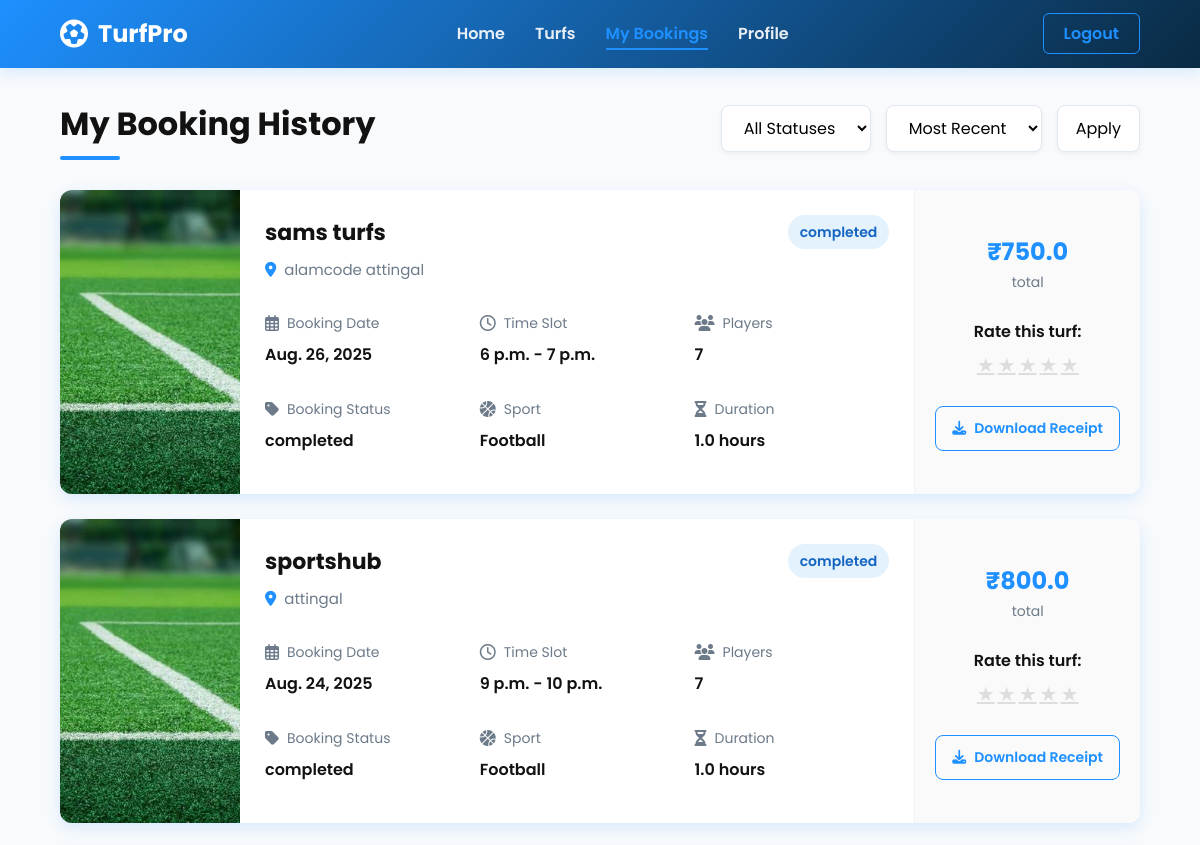
/player_booking/ (signed in, upper part), run on an earlier commit of the app's database.
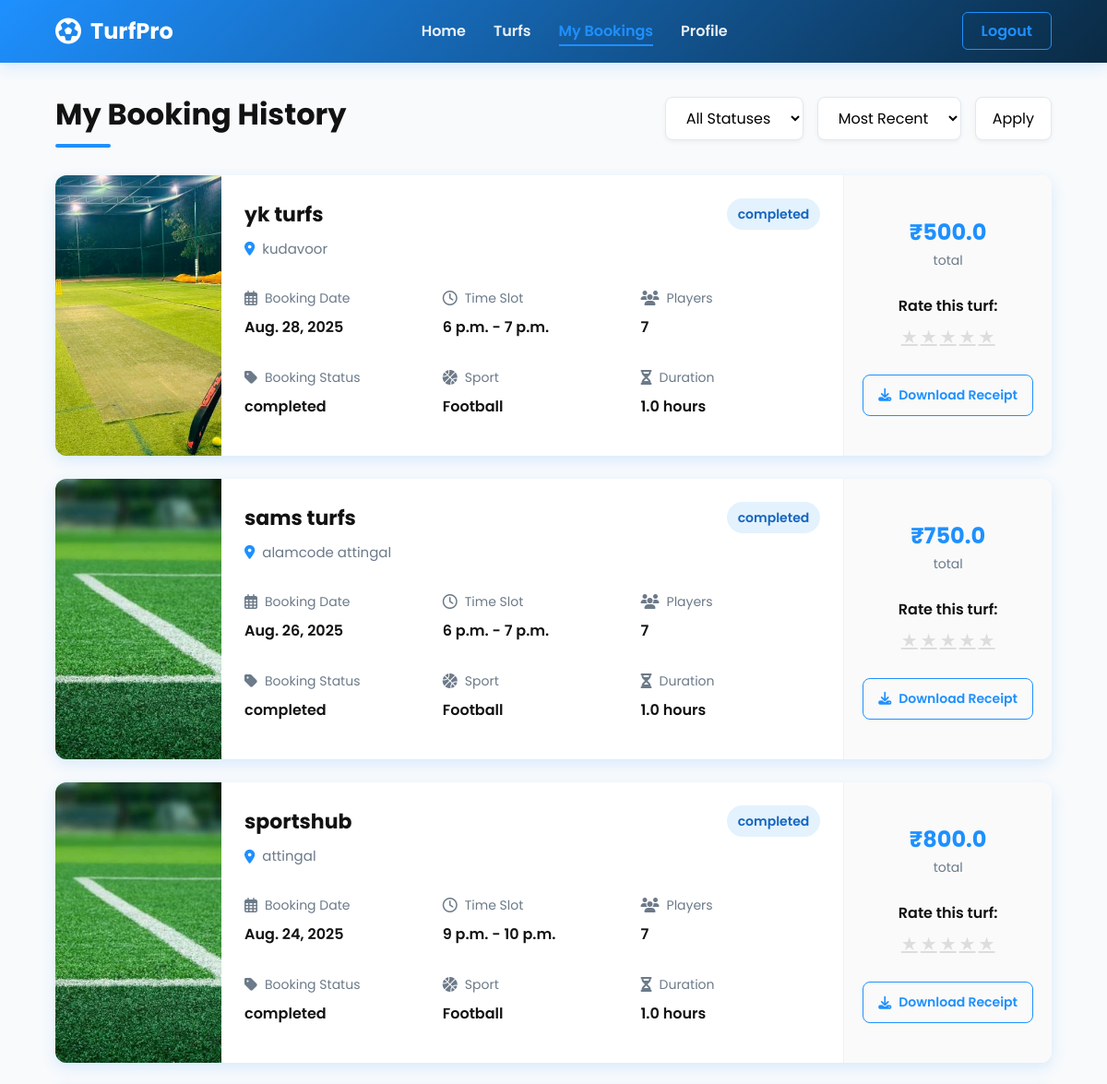
And on a later commit of the database.
### Turfapp/models.py (models this page shows, shortened)
class Booking(models.Model):
    user = models.ForeignKey(CustomUser, on_delete=models.CASCADE, related_name='bookings')
    turf = models.ForeignKey(Turf_details, on_delete=models.CASCADE, related_name='bookings')
    date = models.DateField()
    start_time = models.TimeField()
    end_time = models.TimeField()
    STATUS_CHOICES =[('pending','pending'),('confirmed','confirmed'),('incomplete', 'Incomplete'),('completed','completed')]
    status = models.CharField(choices=STATUS_CHOICES,default='pending',max_length=15)
    created_at = models.DateTimeField(auto_now_add=True)
    def update_status(self):
        from datetime import datetime
        now = datetime.now()
        booking_datetime = datetime.combine(self.date, self.end_time)
        if booking_datetime <= now  :
            if self.status == 'confirmed':
                self.status = 'completed'
            elif self.status == 'pending':
                self.status = 'incomplete'
            self.save()
    @property
    def duration_hours(self):
        from datetime import datetime, timedelta
        start = datetime.combine(self.date, self.start_time)
        end = datetime.combine(self.date, self.end_time)
        duration = end - start
        return max(duration.total_seconds() / 3600, 0)
    @property
    def total_price(self):
        return self.duration_hours * float(self.turf.price)

class Turf_details(models.Model):
    owner = models.ForeignKey(CustomUser, on_delete=models.CASCADE, related_name='turf')
    name = models.CharField(max_length=20)
    location = models.CharField(max_length=50)
    price = models.CharField(max_length=5)
    opening_time = models.TimeField(null=True, blank=True)
    closing_time = models.TimeField(null=True, blank=True)
    sport_types = models.ManyToManyField(SportType, related_name='turf')
    image = models.ImageField(upload_to='turf_images/', null=True, blank=True)
    length = models.FloatField(null=True, blank=True)
    width = models.FloatField(null=True, blank=True)
    has_floodlight = models.BooleanField(default=False)
    has_drinking_water = models.BooleanField(default=False)
    is_approved = models.BooleanField(default=False)
    PLAYER_CAPACITY_CHOICES = [
        ('5', "5's"),
        ('7', "7's"),
        ('11', "11's"),
    ]
    player_capacity = models.CharField(
        max_length=2,
        choices=PLAYER_CAPACITY_CHOICES,
        null=True,
        blank=True
    )
    DISTRICTS = [
    ("Thiruvananthapuram", "Thiruvananthapuram"),
    ("Kollam", "Kollam"),
    ("Pathanamthitta", "Pathanamthitta"),
    ("Alappuzha", "Alappuzha"),
    ("Kottayam", "Kottayam"),
    ("Idukki", "Idukki"),
    ("Ernakulam", "Ernakulam"),
    ("Thrissur", "Thrissur"),
    ("Palakkad", "Palakkad"),
    ("Malappuram", "Malappuram"),
    ("Kozhikode", "Kozhikode"),
    ("Wayanad", "Wayanad"),
    ("Kannur", "Kannur"),
    ("Kasaragod", "Kasaragod"),
    ]
    district = models.CharField(choices=DISTRICTS,null=True,max_length=20,blank=True)
    extra_features = models.TextField(
        null=True,
        blank=True,
        help_text="Any other features not listed above"
    )
    STATUS_CHOICES =[('enabled','Enabled'),('disabled','Disabled')]
    status = models.CharField(max_length=10,choices=STATUS_CHOICES,default='enabled')

### Turfapp/views.py (the view)
# urls.py: path("player_booking/",views.Booking_history,name='player_booking'),
@login_required
def Booking_history(request):
    update_boooking_status()
    user_id = request.user.id
    bookings = Booking.objects.filter(user_id=user_id).order_by('date', 'start_time')
    cancelled = Cancelled_booking.objects.filter(user_id=user_id).order_by('cancelled_at')
    merged = list(chain(bookings, cancelled))
    status_filter = request.GET.get('statusFilter', 'all')
    date_filter = request.GET.get('dateFilter', 'recent')
    if status_filter == "upcoming":
        merged = [b for b in merged if hasattr(b, 'date') and b.date >= now().date()]
    elif status_filter == "completed":
        merged = [b for b in merged if isinstance(b, Booking) and b.status == "completed"]
    elif status_filter == "cancelled":
        merged = [c for c in merged if hasattr(c, 'cancelled_at')]
    if date_filter == "recent":
        merged = sorted(
            merged,
            key=lambda x: getattr(x, 'date', getattr(x, 'cancelled_at', None)),
            reverse=True
        )
    elif date_filter == "oldest":
        merged = sorted(
            merged,
            key=lambda x: getattr(x, 'date', getattr(x, 'cancelled_at', None))
        )
    return render(request, 'player_booking.html', {"bookings": merged})

### Turfapp/models.py (called while the page is built)
    @property
    def duration_hours(self):
        from datetime import datetime, timedelta
        start = datetime.combine(self.date, self.start_time)
        end = datetime.combine(self.date, self.end_time)
        duration = end - start
        return duration.total_seconds() / 3600

    @property
    def total_price(self):
        return self.duration_hours * float(self.turf.price)

### Turfapp/views.py (called while the page is built)
def update_boooking_status():
    bookings = Booking.objects.all()
    for booking in bookings:
        booking.update_status()

### Turfapp/templates/player_booking.html (shortened to what the changed rows need)
<!DOCTYPE html>
<html lang="en">
<head>
    <link rel="stylesheet" href="https://cdnjs.cloudflare.com/ajax/libs/font-awesome/6.4.0/css/all.min.css">
</head>
<body>
    <div class="main-container">
        <div class="page-header">
            <h1>My Booking History</h1>
        </div>
        <div class="booking-list" id="bookingList">
            {% for booking in bookings %}
            <div class="booking-card" data-status="{{ booking.status|lower }}" data-date="{{ booking.date }}">
                <div class="booking-image">
                    <img src="{{ booking.turf.image.url }}" alt="{{ booking.turf.name }}">
                </div>
                <div class="booking-details">
                    <div class="booking-header">
                        <div class="booking-title">
                            <h2>{{ booking.turf.name }}</h2>
                            <div class="booking-location">
                                <i class="fas fa-map-marker-alt"></i> {{ booking.turf.location }}
                            </div>
                        </div>
                        <div class="booking-status status-{{ booking.status|lower }}">{{ booking.status }}</div>
                    </div>
                    <div class="booking-meta">
                        <div class="meta-item">
                            <span class="meta-label"><i class="far fa-calendar-alt"></i> Booking Date</span>
                            <span class="meta-value">{{ booking.date }}</span>
                        </div>
                        <div class="meta-item">
                            <span class="meta-label"><i class="far fa-clock"></i> Time Slot</span>
                            <span class="meta-value">{{ booking.start_time }} - {{ booking.end_time }}</span>
                        </div>
                        <div class="meta-item">
                            <span class="meta-label"><i class="fas fa-users"></i> Players</span>
                            <span class="meta-value">{{booking.turf.player_capacity}}</span>
                        </div>
                    </div>
                    <div class="booking-meta">
                        <div class="meta-item">
                            <span class="meta-label"><i class="fas fa-tag"></i> Booking Status</span>
                            <span class="meta-value">{{ booking.status }}</span>
                        </div>
                        <div class="meta-item">
                            <span class="meta-label"><i class="fas fa-basketball-ball"></i> Sport</span>
                            <span class="meta-value">Football</span>
                        </div>
                        <div class="meta-item">
                            <span class="meta-label"><i class="fas fa-hourglass-half"></i> Duration</span>
                            <span class="meta-value">{{ booking.duration_hours }} hours</span>
                        </div>
                    </div>
                </div>
                <div class="booking-actions">
                    <div class="booking-price">
                        ₹{{ booking.total_price }} <span>total</span>
                    </div>
                    {% if booking.status == 'completed' %}
                    <div class="rating-container">
                        <div class="rating-value">Rate this turf:</div>
                        <div class="stars">
                            {% for i in "12345" %}
                            <a href="{% url 'rate_turf' booking.turf.id i %}" class="star" data-value="{{ i }}">★</a>
                            {% endfor %}
                        </div>
                    </div>
                    {% endif %}
                    <a href="{% url 'download_receipt' booking.id %}" class="action-btn btn-outline">
                        <i class="fas fa-download"></i> Download Receipt
                    </a>
                </div>
            </div>
            {% endfor %}
        </div>
    </div>
</body>
</html>

What changed in the data, as far as the page shows it:
added Booking: turf.image (picture), turf.name "yk turfs", turf.location "kudavoor", status "completed", date "Aug. 28, 2025", start_time "6 p.m.", end_time "7 p.m.", turf.player_capacity "7", duration_hours "1.0", total_price "500.0"
